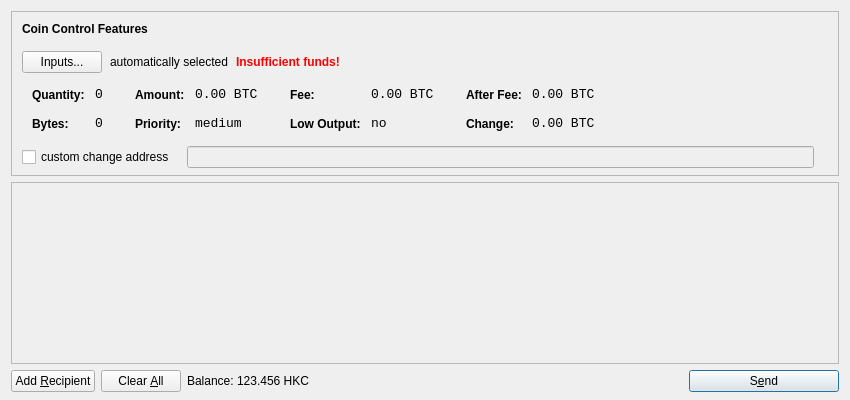
<?xml version="1.0" encoding="UTF-8"?>
<ui version="4.0">
 <class>SendCoinsDialog</class>
 <widget class="QDialog" name="SendCoinsDialog">
  <property name="geometry">
   <rect>
    <x>0</x>
    <y>0</y>
    <width>850</width>
    <height>400</height>
   </rect>
  </property>
  <property name="windowTitle">
   <string>Send Coins</string>
  </property>
  <layout class="QVBoxLayout" name="verticalLayout" stretch="0,1,0">
   <property name="bottomMargin">
    <number>8</number>
   </property>
   <item>
    <widget class="QFrame" name="frameCoinControl">
     <property name="sizePolicy">
      <sizepolicy hsizetype="Expanding" vsizetype="Expanding">
       <horstretch>0</horstretch>
       <verstretch>0</verstretch>
      </sizepolicy>
     </property>
     <property name="maximumSize">
      <size>
       <width>16777215</width>
       <height>16777215</height>
      </size>
     </property>
     <property name="frameShape">
      <enum>QFrame::StyledPanel</enum>
     </property>
     <property name="frameShadow">
      <enum>QFrame::Sunken</enum>
     </property>
     <layout class="QVBoxLayout" name="verticalLayoutCoinControl2">
      <property name="spacing">
       <number>-1</number>
      </property>
      <property name="leftMargin">
       <number>0</number>
      </property>
      <property name="topMargin">
       <number>0</number>
      </property>
      <property name="rightMargin">
       <number>0</number>
      </property>
      <property name="bottomMargin">
       <number>6</number>
      </property>
      <item>
       <layout class="QVBoxLayout" name="verticalLayoutCoinControl" stretch="0,0,0,0,1">
        <property name="spacing">
         <number>0</number>
        </property>
        <property name="leftMargin">
         <number>10</number>
        </property>
        <property name="topMargin">
         <number>10</number>
        </property>
        <item>
         <layout class="QHBoxLayout" name="horizontalLayoutCoinControl1">
          <property name="bottomMargin">
           <number>15</number>
          </property>
          <item>
           <widget class="QLabel" name="labelCoinControlFeatures">
            <property name="sizePolicy">
             <sizepolicy hsizetype="Preferred" vsizetype="Maximum">
              <horstretch>0</horstretch>
              <verstretch>0</verstretch>
             </sizepolicy>
            </property>
            <property name="font">
             <font>
              <weight>75</weight>
              <bold>true</bold>
             </font>
            </property>
            <property name="styleSheet">
             <string notr="true">font-weight:bold;</string>
            </property>
            <property name="text">
             <string>Coin Control Features</string>
            </property>
           </widget>
          </item>
         </layout>
        </item>
        <item>
         <layout class="QHBoxLayout" name="horizontalLayoutCoinControl2" stretch="0,0,0,0">
          <property name="spacing">
           <number>8</number>
          </property>
          <property name="bottomMargin">
           <number>10</number>
          </property>
          <item>
           <widget class="QPushButton" name="pushButtonCoinControl">
            <property name="styleSheet">
             <string notr="true"/>
            </property>
            <property name="text">
             <string>Inputs...</string>
            </property>
           </widget>
          </item>
          <item>
           <widget class="QLabel" name="labelCoinControlAutomaticallySelected">
            <property name="text">
             <string>automatically selected</string>
            </property>
            <property name="margin">
             <number>5</number>
            </property>
           </widget>
          </item>
          <item>
           <widget class="QLabel" name="labelCoinControlInsuffFunds">
            <property name="font">
             <font>
              <weight>75</weight>
              <bold>true</bold>
             </font>
            </property>
            <property name="styleSheet">
             <string notr="true">color:red;font-weight:bold;</string>
            </property>
            <property name="text">
             <string>Insufficient funds!</string>
            </property>
            <property name="margin">
             <number>5</number>
            </property>
           </widget>
          </item>
          <item>
           <spacer name="horizontalSpacerCoinControl">
            <property name="orientation">
             <enum>Qt::Horizontal</enum>
            </property>
            <property name="sizeHint" stdset="0">
             <size>
              <width>40</width>
              <height>1</height>
             </size>
            </property>
           </spacer>
          </item>
         </layout>
        </item>
        <item>
         <widget class="QWidget" name="widgetCoinControl" native="true">
          <property name="sizePolicy">
           <sizepolicy hsizetype="Preferred" vsizetype="Preferred">
            <horstretch>0</horstretch>
            <verstretch>0</verstretch>
           </sizepolicy>
          </property>
          <property name="minimumSize">
           <size>
            <width>0</width>
            <height>0</height>
           </size>
          </property>
          <property name="styleSheet">
           <string notr="true"/>
          </property>
          <layout class="QHBoxLayout" name="horizontalLayoutCoinControl5">
           <property name="margin">
            <number>0</number>
           </property>
           <item>
            <layout class="QHBoxLayout" name="horizontalLayoutCoinControl3" stretch="0,0,0,1">
             <property name="spacing">
              <number>20</number>
             </property>
             <property name="topMargin">
              <number>0</number>
             </property>
             <property name="bottomMargin">
              <number>10</number>
             </property>
             <item>
              <layout class="QFormLayout" name="formLayoutCoinControl1">
               <property name="horizontalSpacing">
                <number>10</number>
               </property>
               <property name="verticalSpacing">
                <number>14</number>
               </property>
               <property name="leftMargin">
                <number>10</number>
               </property>
               <property name="topMargin">
                <number>4</number>
               </property>
               <property name="rightMargin">
                <number>6</number>
               </property>
               <item row="0" column="0">
                <widget class="QLabel" name="labelCoinControlQuantityText">
                 <property name="styleSheet">
                  <string notr="true">font-weight:bold;</string>
                 </property>
                 <property name="text">
                  <string>Quantity:</string>
                 </property>
                 <property name="margin">
                  <number>0</number>
                 </property>
                </widget>
               </item>
               <item row="0" column="1">
                <widget class="QLabel" name="labelCoinControlQuantity">
                 <property name="font">
                  <font>
                   <family>Monospace</family>
                   <pointsize>10</pointsize>
                  </font>
                 </property>
                 <property name="cursor">
                  <cursorShape>IBeamCursor</cursorShape>
                 </property>
                 <property name="contextMenuPolicy">
                  <enum>Qt::ActionsContextMenu</enum>
                 </property>
                 <property name="text">
                  <string notr="true">0</string>
                 </property>
                 <property name="margin">
                  <number>0</number>
                 </property>
                 <property name="textInteractionFlags">
                  <set>Qt::LinksAccessibleByMouse|Qt::TextSelectableByKeyboard|Qt::TextSelectableByMouse</set>
                 </property>
                </widget>
               </item>
               <item row="1" column="0">
                <widget class="QLabel" name="labelCoinControlBytesText">
                 <property name="styleSheet">
                  <string notr="true">font-weight:bold;</string>
                 </property>
                 <property name="text">
                  <string>Bytes:</string>
                 </property>
                </widget>
               </item>
               <item row="1" column="1">
                <widget class="QLabel" name="labelCoinControlBytes">
                 <property name="font">
                  <font>
                   <family>Monospace</family>
                   <pointsize>10</pointsize>
                  </font>
                 </property>
                 <property name="cursor">
                  <cursorShape>IBeamCursor</cursorShape>
                 </property>
                 <property name="contextMenuPolicy">
                  <enum>Qt::ActionsContextMenu</enum>
                 </property>
                 <property name="text">
                  <string notr="true">0</string>
                 </property>
                 <property name="textInteractionFlags">
                  <set>Qt::LinksAccessibleByMouse|Qt::TextSelectableByKeyboard|Qt::TextSelectableByMouse</set>
                 </property>
                </widget>
               </item>
              </layout>
             </item>
             <item>
              <layout class="QFormLayout" name="formLayoutCoinControl2">
               <property name="horizontalSpacing">
                <number>10</number>
               </property>
               <property name="verticalSpacing">
                <number>14</number>
               </property>
               <property name="leftMargin">
                <number>6</number>
               </property>
               <property name="topMargin">
                <number>4</number>
               </property>
               <property name="rightMargin">
                <number>6</number>
               </property>
               <item row="0" column="0">
                <widget class="QLabel" name="labelCoinControlAmountText">
                 <property name="styleSheet">
                  <string notr="true">font-weight:bold;</string>
                 </property>
                 <property name="text">
                  <string>Amount:</string>
                 </property>
                 <property name="margin">
                  <number>0</number>
                 </property>
                </widget>
               </item>
               <item row="0" column="1">
                <widget class="QLabel" name="labelCoinControlAmount">
                 <property name="font">
                  <font>
                   <family>Monospace</family>
                   <pointsize>10</pointsize>
                  </font>
                 </property>
                 <property name="cursor">
                  <cursorShape>IBeamCursor</cursorShape>
                 </property>
                 <property name="contextMenuPolicy">
                  <enum>Qt::ActionsContextMenu</enum>
                 </property>
                 <property name="text">
                  <string notr="true">0.00 BTC</string>
                 </property>
                 <property name="textInteractionFlags">
                  <set>Qt::LinksAccessibleByMouse|Qt::TextSelectableByKeyboard|Qt::TextSelectableByMouse</set>
                 </property>
                </widget>
               </item>
               <item row="1" column="0">
                <widget class="QLabel" name="labelCoinControlPriorityText">
                 <property name="styleSheet">
                  <string notr="true">font-weight:bold;</string>
                 </property>
                 <property name="text">
                  <string>Priority:</string>
                 </property>
                </widget>
               </item>
               <item row="1" column="1">
                <widget class="QLabel" name="labelCoinControlPriority">
                 <property name="font">
                  <font>
                   <family>Monospace</family>
                   <pointsize>10</pointsize>
                  </font>
                 </property>
                 <property name="cursor">
                  <cursorShape>IBeamCursor</cursorShape>
                 </property>
                 <property name="contextMenuPolicy">
                  <enum>Qt::ActionsContextMenu</enum>
                 </property>
                 <property name="text">
                  <string>medium</string>
                 </property>
                 <property name="textInteractionFlags">
                  <set>Qt::LinksAccessibleByMouse|Qt::TextSelectableByKeyboard|Qt::TextSelectableByMouse</set>
                 </property>
                </widget>
               </item>
              </layout>
             </item>
             <item>
              <layout class="QFormLayout" name="formLayoutCoinControl3">
               <property name="horizontalSpacing">
                <number>10</number>
               </property>
               <property name="verticalSpacing">
                <number>14</number>
               </property>
               <property name="leftMargin">
                <number>6</number>
               </property>
               <property name="topMargin">
                <number>4</number>
               </property>
               <property name="rightMargin">
                <number>6</number>
               </property>
               <item row="0" column="0">
                <widget class="QLabel" name="labelCoinControlFeeText">
                 <property name="styleSheet">
                  <string notr="true">font-weight:bold;</string>
                 </property>
                 <property name="text">
                  <string>Fee:</string>
                 </property>
                 <property name="margin">
                  <number>0</number>
                 </property>
                </widget>
               </item>
               <item row="0" column="1">
                <widget class="QLabel" name="labelCoinControlFee">
                 <property name="font">
                  <font>
                   <family>Monospace</family>
                   <pointsize>10</pointsize>
                  </font>
                 </property>
                 <property name="cursor">
                  <cursorShape>IBeamCursor</cursorShape>
                 </property>
                 <property name="contextMenuPolicy">
                  <enum>Qt::ActionsContextMenu</enum>
                 </property>
                 <property name="text">
                  <string notr="true">0.00 BTC</string>
                 </property>
                 <property name="textInteractionFlags">
                  <set>Qt::LinksAccessibleByMouse|Qt::TextSelectableByKeyboard|Qt::TextSelectableByMouse</set>
                 </property>
                </widget>
               </item>
               <item row="1" column="0">
                <widget class="QLabel" name="labelCoinControlLowOutputText">
                 <property name="styleSheet">
                  <string notr="true">font-weight:bold;</string>
                 </property>
                 <property name="text">
                  <string>Low Output:</string>
                 </property>
                </widget>
               </item>
               <item row="1" column="1">
                <widget class="QLabel" name="labelCoinControlLowOutput">
                 <property name="font">
                  <font>
                   <family>Monospace</family>
                   <pointsize>10</pointsize>
                  </font>
                 </property>
                 <property name="cursor">
                  <cursorShape>IBeamCursor</cursorShape>
                 </property>
                 <property name="contextMenuPolicy">
                  <enum>Qt::ActionsContextMenu</enum>
                 </property>
                 <property name="text">
                  <string>no</string>
                 </property>
                 <property name="textInteractionFlags">
                  <set>Qt::LinksAccessibleByMouse|Qt::TextSelectableByKeyboard|Qt::TextSelectableByMouse</set>
                 </property>
                </widget>
               </item>
              </layout>
             </item>
             <item>
              <layout class="QFormLayout" name="formLayoutCoinControl4">
               <property name="horizontalSpacing">
                <number>10</number>
               </property>
               <property name="verticalSpacing">
                <number>14</number>
               </property>
               <property name="leftMargin">
                <number>6</number>
               </property>
               <property name="topMargin">
                <number>4</number>
               </property>
               <property name="rightMargin">
                <number>6</number>
               </property>
               <item row="0" column="0">
                <widget class="QLabel" name="labelCoinControlAfterFeeText">
                 <property name="styleSheet">
                  <string notr="true">font-weight:bold;</string>
                 </property>
                 <property name="text">
                  <string>After Fee:</string>
                 </property>
                 <property name="margin">
                  <number>0</number>
                 </property>
                </widget>
               </item>
               <item row="0" column="1">
                <widget class="QLabel" name="labelCoinControlAfterFee">
                 <property name="font">
                  <font>
                   <family>Monospace</family>
                   <pointsize>10</pointsize>
                  </font>
                 </property>
                 <property name="cursor">
                  <cursorShape>IBeamCursor</cursorShape>
                 </property>
                 <property name="contextMenuPolicy">
                  <enum>Qt::ActionsContextMenu</enum>
                 </property>
                 <property name="text">
                  <string notr="true">0.00 BTC</string>
                 </property>
                 <property name="textInteractionFlags">
                  <set>Qt::LinksAccessibleByMouse|Qt::TextSelectableByKeyboard|Qt::TextSelectableByMouse</set>
                 </property>
                </widget>
               </item>
               <item row="1" column="0">
                <widget class="QLabel" name="labelCoinControlChangeText">
                 <property name="styleSheet">
                  <string notr="true">font-weight:bold;</string>
                 </property>
                 <property name="text">
                  <string>Change:</string>
                 </property>
                </widget>
               </item>
               <item row="1" column="1">
                <widget class="QLabel" name="labelCoinControlChange">
                 <property name="font">
                  <font>
                   <family>Monospace</family>
                   <pointsize>10</pointsize>
                  </font>
                 </property>
                 <property name="cursor">
                  <cursorShape>IBeamCursor</cursorShape>
                 </property>
                 <property name="contextMenuPolicy">
                  <enum>Qt::ActionsContextMenu</enum>
                 </property>
                 <property name="text">
                  <string notr="true">0.00 BTC</string>
                 </property>
                 <property name="textInteractionFlags">
                  <set>Qt::LinksAccessibleByMouse|Qt::TextSelectableByKeyboard|Qt::TextSelectableByMouse</set>
                 </property>
                </widget>
               </item>
              </layout>
             </item>
            </layout>
           </item>
          </layout>
         </widget>
        </item>
        <item>
         <layout class="QHBoxLayout" name="horizontalLayoutCoinControl4" stretch="0,0,0">
          <property name="spacing">
           <number>12</number>
          </property>
          <property name="sizeConstraint">
           <enum>QLayout::SetDefaultConstraint</enum>
          </property>
          <property name="topMargin">
           <number>5</number>
          </property>
          <property name="rightMargin">
           <number>5</number>
          </property>
          <item>
           <widget class="QCheckBox" name="checkBoxCoinControlChange">
            <property name="text">
             <string>custom change address</string>
            </property>
           </widget>
          </item>
          <item>
           <widget class="QLineEdit" name="lineEditCoinControlChange">
            <property name="enabled">
             <bool>false</bool>
            </property>
            <property name="sizePolicy">
             <sizepolicy hsizetype="Expanding" vsizetype="Fixed">
              <horstretch>0</horstretch>
              <verstretch>0</verstretch>
             </sizepolicy>
            </property>
           </widget>
          </item>
          <item>
           <widget class="QLabel" name="labelCoinControlChangeLabel">
            <property name="sizePolicy">
             <sizepolicy hsizetype="Preferred" vsizetype="Expanding">
              <horstretch>0</horstretch>
              <verstretch>0</verstretch>
             </sizepolicy>
            </property>
            <property name="minimumSize">
             <size>
              <width>0</width>
              <height>0</height>
             </size>
            </property>
            <property name="text">
             <string/>
            </property>
            <property name="margin">
             <number>3</number>
            </property>
           </widget>
          </item>
         </layout>
        </item>
        <item>
         <spacer name="verticalSpacerCoinControl">
          <property name="orientation">
           <enum>Qt::Vertical</enum>
          </property>
          <property name="sizeHint" stdset="0">
           <size>
            <width>800</width>
            <height>1</height>
           </size>
          </property>
         </spacer>
        </item>
       </layout>
      </item>
     </layout>
    </widget>
   </item>
   <item>
    <widget class="QScrollArea" name="scrollArea">
     <property name="widgetResizable">
      <bool>true</bool>
     </property>
     <widget class="QWidget" name="scrollAreaWidgetContents">
      <property name="geometry">
       <rect>
        <x>0</x>
        <y>0</y>
        <width>830</width>
        <height>165</height>
       </rect>
      </property>
      <layout class="QVBoxLayout" name="verticalLayout_2">
       <property name="margin">
        <number>0</number>
       </property>
       <item>
        <layout class="QVBoxLayout" name="entries">
         <property name="spacing">
          <number>6</number>
         </property>
        </layout>
       </item>
       <item>
        <spacer name="verticalSpacer">
         <property name="orientation">
          <enum>Qt::Vertical</enum>
         </property>
         <property name="sizeHint" stdset="0">
          <size>
           <width>20</width>
           <height>40</height>
          </size>
         </property>
        </spacer>
       </item>
      </layout>
     </widget>
    </widget>
   </item>
   <item>
    <layout class="QHBoxLayout" name="horizontalLayout">
     <item>
      <widget class="QPushButton" name="addButton">
       <property name="toolTip">
        <string>Send to multiple recipients at once</string>
       </property>
       <property name="text">
        <string>Add &amp;Recipient</string>
       </property>
       <property name="icon">
        <iconset resource="../bitcoin.qrc">
         <normaloff>:/icons/add</normaloff>:/icons/add</iconset>
       </property>
       <property name="autoDefault">
        <bool>false</bool>
       </property>
      </widget>
     </item>
     <item>
      <widget class="QPushButton" name="clearButton">
       <property name="sizePolicy">
        <sizepolicy hsizetype="Minimum" vsizetype="Fixed">
         <horstretch>0</horstretch>
         <verstretch>0</verstretch>
        </sizepolicy>
       </property>
       <property name="toolTip">
        <string>Remove all transaction fields</string>
       </property>
       <property name="text">
        <string>Clear &amp;All</string>
       </property>
       <property name="icon">
        <iconset resource="../bitcoin.qrc">
         <normaloff>:/icons/remove</normaloff>:/icons/remove</iconset>
       </property>
       <property name="autoRepeatDelay">
        <number>300</number>
       </property>
       <property name="autoDefault">
        <bool>false</bool>
       </property>
      </widget>
     </item>
     <item>
      <layout class="QHBoxLayout" name="horizontalLayout_2">
       <property name="spacing">
        <number>3</number>
       </property>
       <item>
        <widget class="QLabel" name="label">
         <property name="text">
          <string>Balance:</string>
         </property>
        </widget>
       </item>
       <item>
        <widget class="QLabel" name="labelBalance">
         <property name="cursor">
          <cursorShape>IBeamCursor</cursorShape>
         </property>
         <property name="text">
          <string>123.456 HKC</string>
         </property>
         <property name="textInteractionFlags">
          <set>Qt::LinksAccessibleByMouse|Qt::TextSelectableByKeyboard|Qt::TextSelectableByMouse</set>
         </property>
        </widget>
       </item>
      </layout>
     </item>
     <item>
      <spacer name="horizontalSpacer">
       <property name="orientation">
        <enum>Qt::Horizontal</enum>
       </property>
       <property name="sizeHint" stdset="0">
        <size>
         <width>40</width>
         <height>20</height>
        </size>
       </property>
      </spacer>
     </item>
     <item>
      <widget class="QPushButton" name="sendButton">
       <property name="minimumSize">
        <size>
         <width>150</width>
         <height>0</height>
        </size>
       </property>
       <property name="toolTip">
        <string>Confirm the send action</string>
       </property>
       <property name="text">
        <string>S&amp;end</string>
       </property>
       <property name="icon">
        <iconset resource="../bitcoin.qrc">
         <normaloff>:/icons/send</normaloff>:/icons/send</iconset>
       </property>
       <property name="default">
        <bool>true</bool>
       </property>
      </widget>
     </item>
    </layout>
   </item>
  </layout>
 </widget>
 <resources>
  <include location="../bitcoin.qrc"/>
 </resources>
 <connections/>
</ui>
